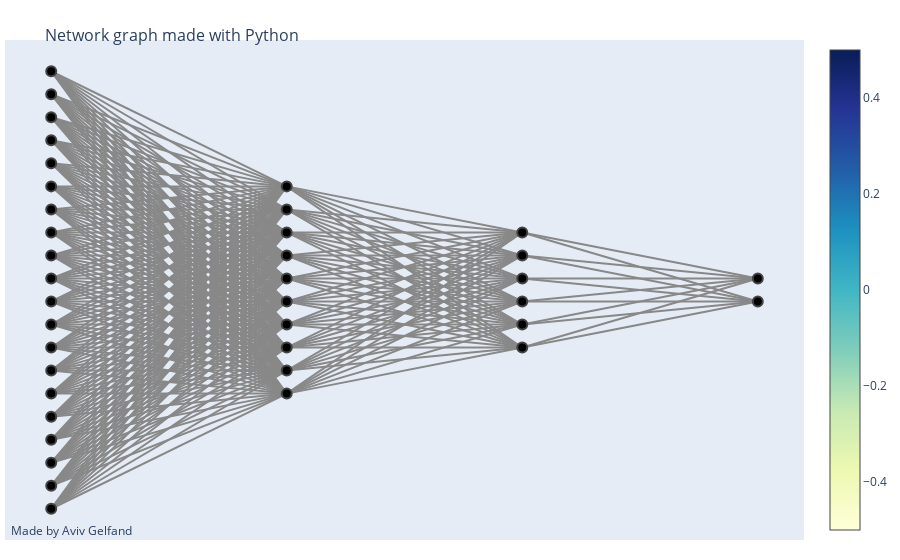

The notebook cell saved with this chart:
### Code cell
import networkx as nx
import plotly.graph_objs as go

model = tf.keras.models.load_model('models/model_[20, 10, 6].keras')
ind=1
subset_color = ["gold", "violet", "limegreen", "darkorange", "gold", "violet", "limegreen", "darkorange", "gold", "violet", "limegreen", "darkorange", "gold", "violet", "limegreen", "darkorange", "gold", "violet", "limegreen", "darkorange", ]
subset_sizes =  get_subset_sizes(model,ind=ind)
# define graph
G = multilayered_graph(*subset_sizes)
color = [subset_color[data["layer"]] for v, data in G.nodes(data=True)]
pos = nx.multipartite_layout(G, subset_key="layer")



# Create Edges
edge_trace = []
edge_text = []
for edge in G.edges(data=True):
    x0, y0 = pos[edge[0]]
    x1, y1 = pos[edge[1]]
    # weights = edge[2]['weight']
    # layer = edge[2]['layer']

    trace = go.Scatter(
        x=[x0, x1, None],
        y=[y0, y1, None],
        line=dict(color='#888'),
        hoverinfo='text',
        # text= 'transformed_input',
        mode='lines'
        )
    edge_trace.append(trace)
    edge_text.append(str("transformed_input"))
# edge_trace.text = edge_text

# Edges text
# inputs =  get_activations(model, x_test[0].reshape(1, 28, 28))
# inputs_subset_sizes = [inputs[layer][0].shape[0] for layer in range(len(inputs))]

# edge_text = []
# for layer in range(len(inputs)):
#     for edge in range(inputs_subset_sizes[layer]):
#         edge_text.append( str(round(inputs[layer][0][node],4))) #len(adjacencies[1]")))
        # edge


# Create Nodes
node_x = []
node_y = []
for node in pos:
    x, y = pos[node]
    node_x.append(x)
    node_y.append(y)

# node trace
node_trace = go.Scatter(x=node_x,y=node_y,mode='markers',hoverinfo='text',marker=dict(showscale=True,
        colorscale='YlGnBu',size=10,color=[],line_width=2))
outputs = get_all_layer_outputs(model, x_test[1].reshape(1, 28, 28),)
node_text = []
subset_sizes =  get_subset_sizes(model,ind=ind)
print(subset_sizes)
for layer in range(len(outputs)):
    for node in range(subset_sizes[layer]):
        node_text.append( str(round(outputs[layer][0][node],4))) #len(adjacencies[1]")))
node_trace.text = node_text



# Color Node Points
# for node, adjacencies in enumerate(G.adjacency()):
#     node_trace['marker']['color'].append(len(adjacencies[1]))

# Create Network Graph
fig = go.Figure(data=edge_trace + [node_trace],
                layout=go.Layout(
                    title='<br>Network graph made with Python',
                    titlefont_size=16,
                    showlegend=False,
                    hovermode='closest',
                    margin=dict(b=20, l=5, r=5, t=40),
                    annotations=[dict(
                        text="Made by Aviv Gelfand",
                        showarrow=False,
                        xref="paper", yref="paper",
                        x=0.005, y=-0.002)],
                    xaxis=dict(showgrid=False, zeroline=False, showticklabels=False),
                    yaxis=dict(showgrid=False, zeroline=False, showticklabels=False))
                )

# Show plot
fig.show()
